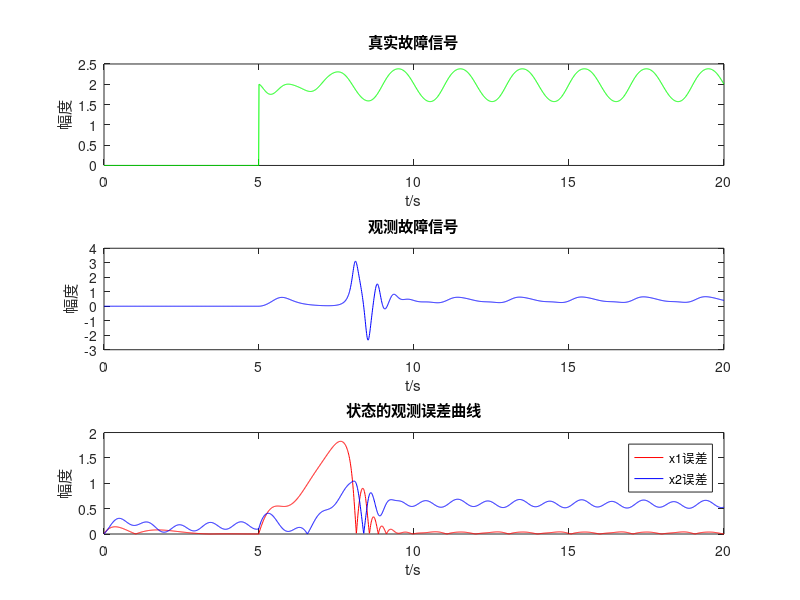
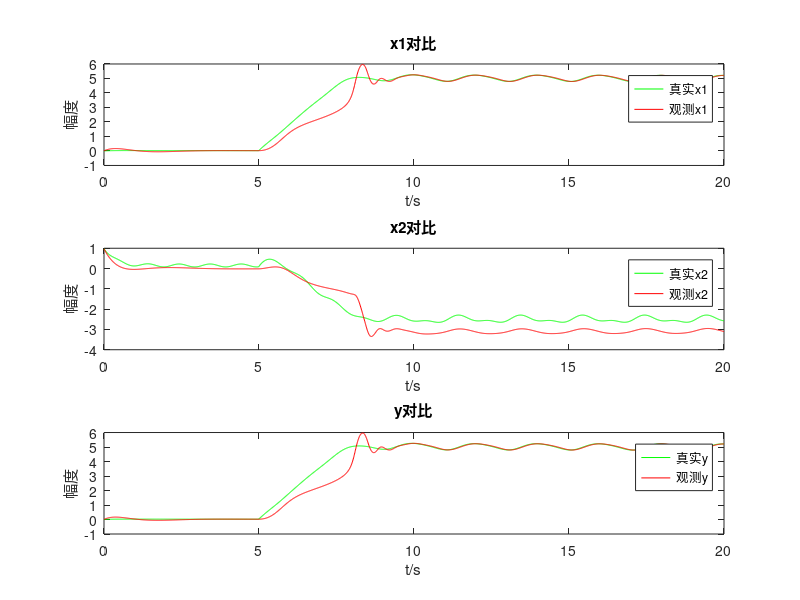

MATLAB code to generate these figures, in order:
% MATLAB仿真代码：带不确定项和故障信号的系统故障检测

% 初始化参数
clear; clc; close all;
load optimal_fault_rbf_parameters.mat;
load optimal_model_rbf_parameters.mat

%% 系统参数初始化
A = [0, 1; -2, -3];
B = [0; 1];
C = [1, 0];
K = [1; 1];
P = [2.2761,0.2845;0.2845,0.5690];
Psi = [1; 1]; % 故障影响矩阵,维度为输入*故障信号维数

% 初始化系统状态和观测器
x = [0; 1]; % 初始系统状态
x_hat = [0; 1]; % 初始观测器状态
y = C * x; % 系统输出
y_hat = C * x_hat; % 观测器输出

%% 神经网络参数初始化
% 训练后的RBF的中心位置
model_num_neurons = size(model_centers,1); % RBF神经量元数
fault_num_neurons = size(fault_centers,1);

% 训练后的RBF宽度
model_widths = model_sigma;
fault_widths = fault_sigma;

%% W更新自适应律初始化
% 权值矩阵初始化
W1 = zeros(2, model_num_neurons); 
W2 = zeros(1, fault_num_neurons); 

% 自适应率的参数设置
L1 = eye(2); 
L2 = eye(1); 
lambda1 = 0.03; % 学习率参数
lambda2 = 0.03; % 学习率参数

%% 仿真参数初始化
% 设置仿真参数
t_start = 0;
t_end = 20; % 仿真时间,单位（s）
fault_time = 5; % 故障开始的时间为5s
dt = 0.01; % 仿真时间步长为0.01s
time = t_start:dt:t_end; % 时间向量
max_iterations = length(time); % 总迭代次数

% 数据记录
true_fault = zeros(max_iterations, 1);
observed_fault = zeros(max_iterations, 1);
state_observation_error_x1 = zeros(max_iterations, 1);
state_observation_error_x2 = zeros(max_iterations, 1);
true_x1 = zeros(max_iterations, 1);
true_x2 = zeros(max_iterations, 1);
observation_x1 = zeros(max_iterations, 1);
observation_x2 = zeros(max_iterations, 1);
true_y = zeros(max_iterations, 1);
observation_y = zeros(max_iterations, 1);

%% 开始迭代
for iteration = 1:max_iterations
    % 当前时刻
    t = time(iteration); 
    % 输入信号
    u = 0.5 * sin(2 * pi * t) + 0.5 * cos(0.008 * pi * t);
    % 不确定项
    eta1 = -sin(x(2)) - 0.1 * sin(x(1)) * cos(x(2));
    eta2 = 0.1 * sin(x(1)) * cos(x(2));
    % 故障信号
    if t >= fault_time
        theta = 2 + x(2) / (x(1) +1) * sin(pi * t); % 故障信号
    else
        theta = 0; % 无故障
    end
    
   
    %% 真实系统
    % 系统线性部分
    f = A * x + B * u;
    f1 = f(1);
    f2 = f(2);
    
    % 系统状态方程
    x_dot = [f1 + eta1 + Psi(1) * theta; 
             f2 + eta2 + Psi(2) * theta];
    x = x + x_dot * dt; % 更新状态
    y = C * x; % 更新系统输出

    %% W更新律
    % 扩展 rbf_input，使其与 centers 的维度匹配
    rbf_input_hat_fault = repmat(x_hat', size(fault_centers, 1), 1);
    rbf_input_hat_model = repmat(x_hat', size(model_centers, 1), 1);
    % 计算RBF激活函数输出
    phi1 = exp(-sum((rbf_input_hat_model - model_centers).^2, 2) ./ (2 * model_widths.^2));
    phi2 = exp(-sum((rbf_input_hat_fault - fault_centers).^2, 2) ./ (2 * fault_widths.^2));
    
    % 计算观测误差
    y_epsilon = y - y_hat;
        
    % 权值更新公式中的各项计算
    norm_C = norm(C, 'fro');
    norm_y_epsilon_CP = norm((y_epsilon' * C) * P, 'fro');
    norm_y_epsilon_CP_Psi = norm((y_epsilon' * C) * P * Psi, 'fro');
    
    % 计算 W1 和 W2 的更新
    W1_dot = (L1 * ((P * C') * y_epsilon) * phi1' - lambda1 * norm_y_epsilon_CP * L1 * W1) / (norm_C^2);
    if t < fault_time
        W2_dot = 0;
    else
        W2_dot = (L2 * Psi' * ((P * C') * y_epsilon) * phi2' - lambda2 * norm_y_epsilon_CP_Psi * L2 * W2) / (norm_C^2);
    end    
    W1 = W1 + W1_dot * dt;
    W2 = W2 + W2_dot * dt;

    %% 计算神经网络逼近的信号

    % 系统的非线性部分
    f_nonlin_hat = W1 * phi1;

    % 故障信号
    theta_hat = W2 * phi2;

    %% 观测器
    % dx_hat = A_KC * x_hat + W1 * phi1 + Psi * (W2 * phi2) + K * C * x;
    x_hat_dot = A * x_hat + f_nonlin_hat + Psi * theta_hat + K * (y_epsilon);
    x_hat = x_hat + x_hat_dot * dt; % 更新观测器状态
    y_hat = C * x_hat; % 更新观测器输出
    
    %% 记录数据
    observed_fault(iteration, 1) = theta_hat; % 记录观测到的故障信号
    state_observation_error_x1(iteration) = abs(x(1) - x_hat(1)); % 记录x1的观测误差
    state_observation_error_x2(iteration) = abs(x(2) - x_hat(2)); % 记录x2的观测误差
    true_x1(iteration) = x(1);
    true_x2(iteration) = x(2);
    observation_x1(iteration) = x_hat(1);
    observation_x2(iteration) = x_hat(2);
    true_y(iteration) = y;
    observation_y(iteration) = y_hat;
    % 记录真实的故障输入
    true_fault(iteration) = theta;
end

%% 绘制定理1故障观测结果和状态观测误差曲线
figure('Name',"故障观测结果和状态观测误差曲线");
subplot(3, 1, 1);
plot(time, true_fault(1:iteration), 'g');
xlabel('t/s');
ylabel('幅度');
title('真实故障信号');

subplot(3, 1, 2);
plot(time, observed_fault(1:iteration), 'b');
xlabel('t/s');
ylabel('幅度');
title('观测故障信号');

subplot(3, 1, 3);
plot(time, state_observation_error_x1(1:iteration), 'r', 'DisplayName', 'x1误差');
hold on;
plot(time, state_observation_error_x2(1:iteration), 'b', 'DisplayName', 'x2误差');
hold off;
xlabel('t/s');
ylabel('幅度');
title('状态的观测误差曲线');
legend('x1误差', 'x2误差');

figure('Name',"真实值与观测值对比");
subplot(3, 1, 1);
plot(time, true_x1(1:iteration), 'g');
hold on;
plot(time, observation_x1(1:iteration), 'r');
xlabel('t/s');
ylabel('幅度');
title('x1对比');
legend('真实x1', '观测x1');

subplot(3, 1, 2);
plot(time, true_x2(1:iteration), 'g');
hold on;
plot(time, observation_x2(1:iteration), 'r');
xlabel('t/s');
ylabel('幅度');
title('x2对比');
legend('真实x2', '观测x2');

subplot(3, 1, 3);
plot(time, true_y(1:iteration), 'g');
hold on;
plot(time, observation_y(1:iteration), 'r');
xlabel('t/s');
ylabel('幅度');
title('y对比');
legend('真实y', '观测y');

disp('仿真完成');
disp(['总共迭代次数: ', num2str(iteration)]);